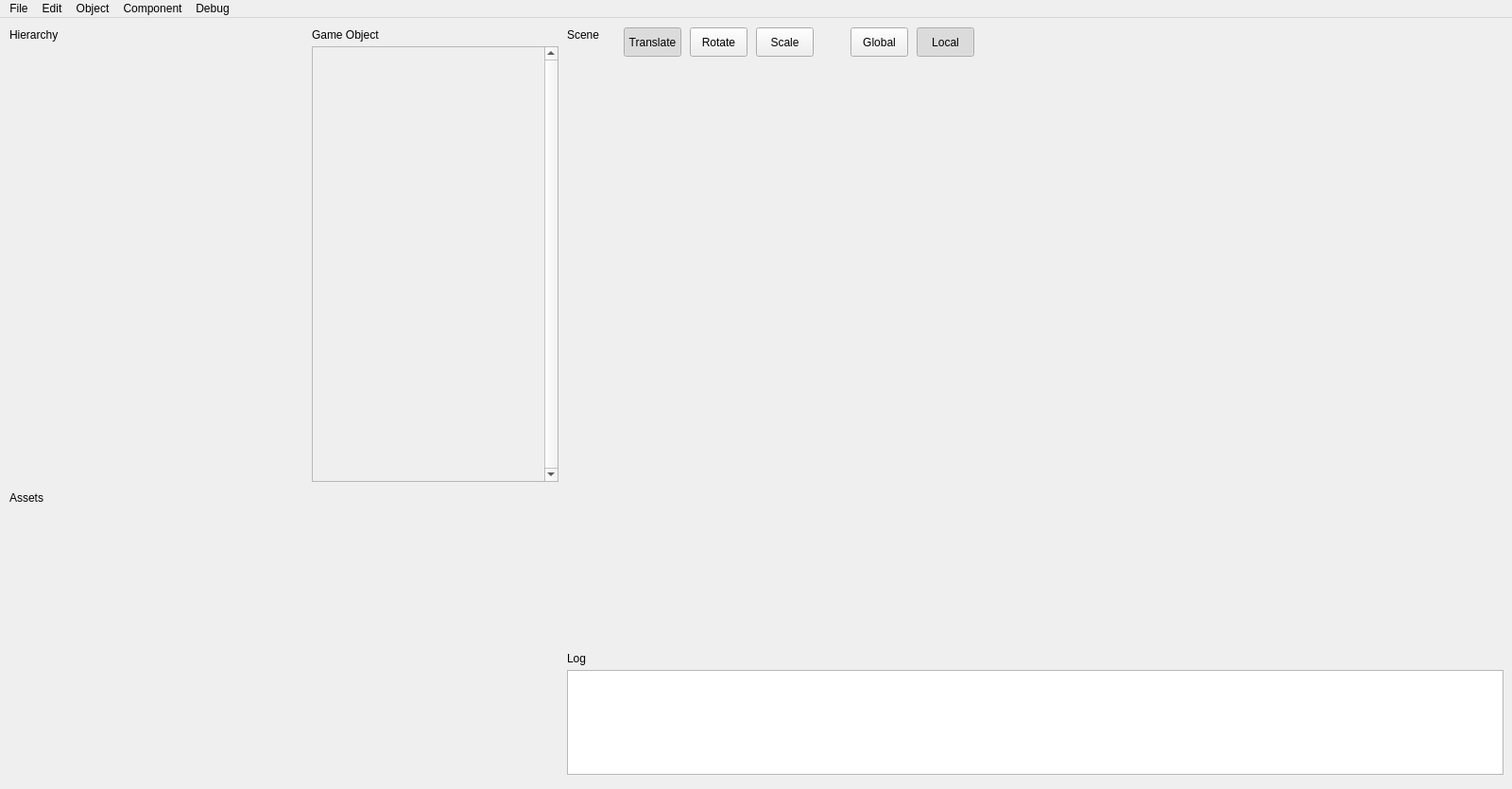
<?xml version="1.0" encoding="UTF-8"?>
<ui version="4.0">
 <class>MainEditorWindow</class>
 <widget class="QMainWindow" name="MainEditorWindow">
  <property name="geometry">
   <rect>
    <x>0</x>
    <y>0</y>
    <width>1600</width>
    <height>835</height>
   </rect>
  </property>
  <property name="minimumSize">
   <size>
    <width>0</width>
    <height>0</height>
   </size>
  </property>
  <property name="windowTitle">
   <string>Dogwood Editor</string>
  </property>
  <widget class="QWidget" name="centralWidget">
   <widget class="QWidget" name="verticalLayoutWidget">
    <property name="geometry">
     <rect>
      <x>600</x>
      <y>50</y>
      <width>991</width>
      <height>611</height>
     </rect>
    </property>
    <layout class="QVBoxLayout" name="verticalLayout">
     <property name="sizeConstraint">
      <enum>QLayout::SetMinAndMaxSize</enum>
     </property>
    </layout>
   </widget>
   <widget class="QTextEdit" name="textEdit_DebugOutput">
    <property name="enabled">
     <bool>true</bool>
    </property>
    <property name="geometry">
     <rect>
      <x>600</x>
      <y>690</y>
      <width>991</width>
      <height>111</height>
     </rect>
    </property>
    <property name="font">
     <font>
      <family>Consolas</family>
      <pointsize>10</pointsize>
     </font>
    </property>
    <property name="readOnly">
     <bool>true</bool>
    </property>
    <property name="placeholderText">
     <string/>
    </property>
   </widget>
   <widget class="QLabel" name="label">
    <property name="geometry">
     <rect>
      <x>10</x>
      <y>10</y>
      <width>61</width>
      <height>16</height>
     </rect>
    </property>
    <property name="text">
     <string>Hierarchy</string>
    </property>
   </widget>
   <widget class="QLabel" name="label_2">
    <property name="geometry">
     <rect>
      <x>330</x>
      <y>10</y>
      <width>81</width>
      <height>16</height>
     </rect>
    </property>
    <property name="text">
     <string>Game Object</string>
    </property>
   </widget>
   <widget class="QLabel" name="label_3">
    <property name="geometry">
     <rect>
      <x>600</x>
      <y>10</y>
      <width>81</width>
      <height>16</height>
     </rect>
    </property>
    <property name="text">
     <string>Scene</string>
    </property>
   </widget>
   <widget class="QLabel" name="label_4">
    <property name="geometry">
     <rect>
      <x>10</x>
      <y>500</y>
      <width>81</width>
      <height>16</height>
     </rect>
    </property>
    <property name="text">
     <string>Assets</string>
    </property>
   </widget>
   <widget class="QLabel" name="label_5">
    <property name="geometry">
     <rect>
      <x>600</x>
      <y>670</y>
      <width>81</width>
      <height>16</height>
     </rect>
    </property>
    <property name="text">
     <string>Log</string>
    </property>
   </widget>
   <widget class="QScrollArea" name="gameObjectScrollArea">
    <property name="geometry">
     <rect>
      <x>330</x>
      <y>30</y>
      <width>261</width>
      <height>461</height>
     </rect>
    </property>
    <property name="verticalScrollBarPolicy">
     <enum>Qt::ScrollBarAlwaysOn</enum>
    </property>
    <property name="horizontalScrollBarPolicy">
     <enum>Qt::ScrollBarAlwaysOff</enum>
    </property>
    <property name="widgetResizable">
     <bool>false</bool>
    </property>
    <widget class="QWidget" name="scrollAreaWidgetContents">
     <property name="geometry">
      <rect>
       <x>0</x>
       <y>0</y>
       <width>242</width>
       <height>459</height>
      </rect>
     </property>
    </widget>
   </widget>
   <widget class="QToolButton" name="transformButton_Translate">
    <property name="geometry">
     <rect>
      <x>660</x>
      <y>10</y>
      <width>61</width>
      <height>31</height>
     </rect>
    </property>
    <property name="text">
     <string>Translate</string>
    </property>
    <property name="checkable">
     <bool>true</bool>
    </property>
    <property name="checked">
     <bool>true</bool>
    </property>
    <property name="autoRaise">
     <bool>false</bool>
    </property>
   </widget>
   <widget class="QToolButton" name="transformButton_Rotate">
    <property name="geometry">
     <rect>
      <x>730</x>
      <y>10</y>
      <width>61</width>
      <height>31</height>
     </rect>
    </property>
    <property name="text">
     <string>Rotate</string>
    </property>
    <property name="checkable">
     <bool>true</bool>
    </property>
    <property name="checked">
     <bool>false</bool>
    </property>
    <property name="autoRaise">
     <bool>false</bool>
    </property>
   </widget>
   <widget class="QToolButton" name="transformButton_Scale">
    <property name="geometry">
     <rect>
      <x>800</x>
      <y>10</y>
      <width>61</width>
      <height>31</height>
     </rect>
    </property>
    <property name="text">
     <string>Scale</string>
    </property>
    <property name="checkable">
     <bool>true</bool>
    </property>
    <property name="checked">
     <bool>false</bool>
    </property>
    <property name="autoRaise">
     <bool>false</bool>
    </property>
   </widget>
   <widget class="QToolButton" name="spaceButton_Global">
    <property name="geometry">
     <rect>
      <x>900</x>
      <y>10</y>
      <width>61</width>
      <height>31</height>
     </rect>
    </property>
    <property name="text">
     <string>Global</string>
    </property>
    <property name="checkable">
     <bool>true</bool>
    </property>
    <property name="checked">
     <bool>false</bool>
    </property>
    <property name="autoRaise">
     <bool>false</bool>
    </property>
   </widget>
   <widget class="QToolButton" name="spaceButton_Local">
    <property name="geometry">
     <rect>
      <x>970</x>
      <y>10</y>
      <width>61</width>
      <height>31</height>
     </rect>
    </property>
    <property name="text">
     <string>Local</string>
    </property>
    <property name="checkable">
     <bool>true</bool>
    </property>
    <property name="checked">
     <bool>true</bool>
    </property>
    <property name="autoRaise">
     <bool>false</bool>
    </property>
   </widget>
   <widget class="QWidget" name="verticalLayoutWidget_2">
    <property name="geometry">
     <rect>
      <x>10</x>
      <y>520</y>
      <width>581</width>
      <height>281</height>
     </rect>
    </property>
    <layout class="QVBoxLayout" name="assetWidgetLayout"/>
   </widget>
   <widget class="QWidget" name="verticalLayoutWidget_3">
    <property name="geometry">
     <rect>
      <x>10</x>
      <y>30</y>
      <width>311</width>
      <height>461</height>
     </rect>
    </property>
    <layout class="QVBoxLayout" name="hierarchyViewLayout"/>
   </widget>
  </widget>
  <widget class="QMenuBar" name="menuBar">
   <property name="geometry">
    <rect>
     <x>0</x>
     <y>0</y>
     <width>1600</width>
     <height>21</height>
    </rect>
   </property>
   <widget class="QMenu" name="menuFIle">
    <property name="title">
     <string>Component</string>
    </property>
    <widget class="QMenu" name="menuAdd_Mesh">
     <property name="title">
      <string>Add Mesh</string>
     </property>
     <addaction name="actionAdd_Cube_Mesh"/>
     <addaction name="actionAdd_Sphere_Mesh"/>
     <addaction name="actionAdd_Plane_Mesh"/>
     <addaction name="actionAdd_Cylinder_Mesh"/>
     <addaction name="actionAdd_Cone_Mesh"/>
     <addaction name="actionAdd_Torus_Mesh"/>
     <addaction name="separator"/>
     <addaction name="actionAsset"/>
    </widget>
    <addaction name="menuAdd_Mesh"/>
    <addaction name="actionAdd_Component"/>
    <addaction name="separator"/>
    <addaction name="actionRebuild_Script_Info"/>
   </widget>
   <widget class="QMenu" name="menuGame_Object">
    <property name="title">
     <string>Object</string>
    </property>
    <addaction name="actionCreate_Game_Object"/>
    <addaction name="actionDelete_Game_Object"/>
    <addaction name="actionCopy_Game_Object"/>
    <addaction name="actionCut_Game_Object"/>
    <addaction name="actionPaste_Game_Object"/>
   </widget>
   <widget class="QMenu" name="menuFIle_2">
    <property name="title">
     <string>File</string>
    </property>
    <addaction name="actionNew_Project"/>
    <addaction name="actionOpen_Project"/>
    <addaction name="actionSave_Project"/>
    <addaction name="separator"/>
    <addaction name="actionNew_Scene"/>
    <addaction name="actionOpen_Scene"/>
    <addaction name="actionSave_Scene"/>
    <addaction name="actionSave_Scene_As"/>
    <addaction name="separator"/>
    <addaction name="actionSave_All"/>
    <addaction name="separator"/>
    <addaction name="actionQuit"/>
   </widget>
   <widget class="QMenu" name="menuEdit">
    <property name="title">
     <string>Edit</string>
    </property>
    <addaction name="actionUndo"/>
    <addaction name="actionRedo"/>
   </widget>
   <widget class="QMenu" name="menuDebug">
    <property name="title">
     <string>Debug</string>
    </property>
    <addaction name="actionOpen_Test_Project"/>
   </widget>
   <addaction name="menuFIle_2"/>
   <addaction name="menuEdit"/>
   <addaction name="menuGame_Object"/>
   <addaction name="menuFIle"/>
   <addaction name="menuDebug"/>
  </widget>
  <action name="actionNew_Scene">
   <property name="enabled">
    <bool>false</bool>
   </property>
   <property name="text">
    <string>New Scene...</string>
   </property>
  </action>
  <action name="actionOpen_Scene">
   <property name="enabled">
    <bool>false</bool>
   </property>
   <property name="text">
    <string>Open Scene...</string>
   </property>
   <property name="shortcut">
    <string>Ctrl+O</string>
   </property>
  </action>
  <action name="actionSave_Scene">
   <property name="enabled">
    <bool>false</bool>
   </property>
   <property name="text">
    <string>Save Scene</string>
   </property>
  </action>
  <action name="actionCreate_Game_Object">
   <property name="text">
    <string>Create</string>
   </property>
   <property name="toolTip">
    <string>Create a new empty GameObject</string>
   </property>
   <property name="shortcut">
    <string>Ctrl+N</string>
   </property>
  </action>
  <action name="actionDelete_Game_Object">
   <property name="text">
    <string>Delete</string>
   </property>
   <property name="toolTip">
    <string>Delete currently selected GameObject</string>
   </property>
   <property name="shortcut">
    <string>Del</string>
   </property>
  </action>
  <action name="actionQuit">
   <property name="text">
    <string>Quit</string>
   </property>
  </action>
  <action name="actionUndo">
   <property name="text">
    <string>Undo</string>
   </property>
   <property name="shortcut">
    <string>Ctrl+Z</string>
   </property>
  </action>
  <action name="actionRedo">
   <property name="text">
    <string>Redo</string>
   </property>
   <property name="shortcut">
    <string>Ctrl+Y</string>
   </property>
  </action>
  <action name="actionCopy_Game_Object">
   <property name="text">
    <string>Copy</string>
   </property>
   <property name="shortcut">
    <string>Ctrl+C</string>
   </property>
  </action>
  <action name="actionPaste_Game_Object">
   <property name="text">
    <string>Paste</string>
   </property>
   <property name="shortcut">
    <string>Ctrl+V</string>
   </property>
  </action>
  <action name="actionCut_Game_Object">
   <property name="text">
    <string>Cut</string>
   </property>
   <property name="shortcut">
    <string>Ctrl+X</string>
   </property>
  </action>
  <action name="actionSave_Scene_As">
   <property name="enabled">
    <bool>false</bool>
   </property>
   <property name="text">
    <string>Save Scene As...</string>
   </property>
  </action>
  <action name="actionOpen_Test_Project">
   <property name="text">
    <string>Open Test Project</string>
   </property>
   <property name="shortcut">
    <string>Ctrl+T</string>
   </property>
  </action>
  <action name="actionNew_Project">
   <property name="text">
    <string>New Project...</string>
   </property>
  </action>
  <action name="actionOpen_Project">
   <property name="text">
    <string>Open Project...</string>
   </property>
  </action>
  <action name="actionSave_Project">
   <property name="enabled">
    <bool>false</bool>
   </property>
   <property name="text">
    <string>Save Project</string>
   </property>
  </action>
  <action name="actionAdd_Component">
   <property name="text">
    <string>Add Component...</string>
   </property>
  </action>
  <action name="actionAdd_Cube_Mesh">
   <property name="text">
    <string>Cube</string>
   </property>
   <property name="toolTip">
    <string>Add cube mesh</string>
   </property>
  </action>
  <action name="actionAdd_Sphere_Mesh">
   <property name="text">
    <string>Sphere</string>
   </property>
   <property name="toolTip">
    <string>Add sphere mesh</string>
   </property>
  </action>
  <action name="actionAdd_Plane_Mesh">
   <property name="text">
    <string>Plane</string>
   </property>
   <property name="toolTip">
    <string>Add plane mesh</string>
   </property>
  </action>
  <action name="actionAdd_Cylinder_Mesh">
   <property name="text">
    <string>Cylinder</string>
   </property>
   <property name="toolTip">
    <string>Add cylinder mesh</string>
   </property>
  </action>
  <action name="actionAdd_Cone_Mesh">
   <property name="text">
    <string>Cone</string>
   </property>
   <property name="toolTip">
    <string>Add cone mesh</string>
   </property>
  </action>
  <action name="actionAsset">
   <property name="text">
    <string>Asset...</string>
   </property>
  </action>
  <action name="actionAdd_Torus_Mesh">
   <property name="text">
    <string>Torus</string>
   </property>
   <property name="toolTip">
    <string>Add torus mesh</string>
   </property>
  </action>
  <action name="actionSave_All">
   <property name="text">
    <string>Save All</string>
   </property>
   <property name="shortcut">
    <string>Ctrl+S</string>
   </property>
  </action>
  <action name="actionRebuild_Script_Info">
   <property name="text">
    <string>Rebuild Script Info</string>
   </property>
   <property name="toolTip">
    <string>Rebuild metadata for game component scripts</string>
   </property>
  </action>
 </widget>
 <layoutdefault spacing="6" margin="11"/>
 <resources/>
 <connections/>
</ui>
